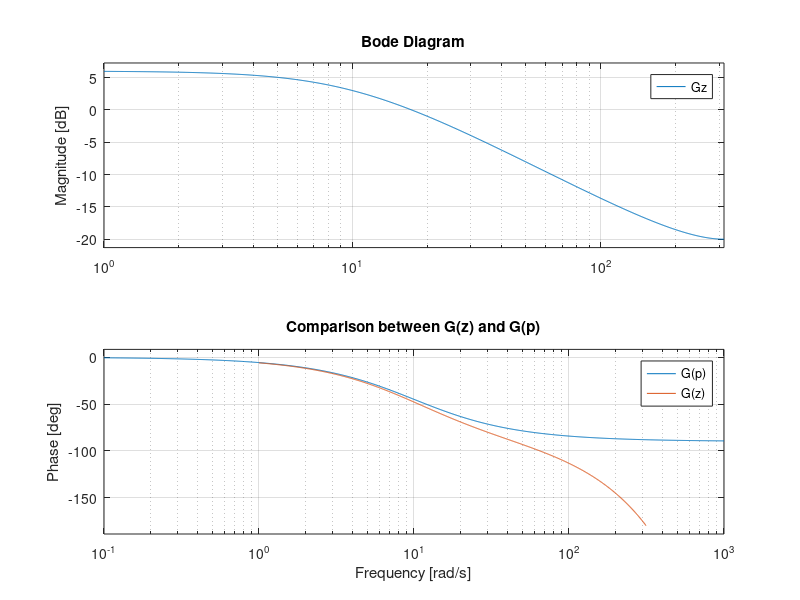

The MATLAB source for this figure: (Note: this script raises an error after producing the figure.)
%from Bureau d'étude 1 Fichier
clear all
close all
clc
Te=0.01
p=tf('s');
z=tf([1 0],[1],Te);
%% Question 1
G=2/(1+0.1*p);
Gz=c2d(G,Te)
figure;
bode(G)
hold all;
bode(Gz)
title('Comparison between G(z) and G(p)')
legend('G(p)','G(z)')
%% Question 2 et 3
w=logspace(-4,4,100);
B=(1-exp(-j*Te*w))./(j*w);
magB=abs(B);
magB_db=20*log10(magB);
phaseB=phase(B)*180/pi;
figure;
subplot(211)
semilogx(w,magB_db);
title('Plot of B(jw)')
subplot(212)
semilogx(w,phaseB)
hold all
semilogx(w,(-180*Te*w)/(pi))%semilogx(w,(-180*Te*w)/(2*pi))
%% Question 4
figure
w=logspace(-4,4,100);
[mag,phase]=bode(G,w)
[magZ,phaseZ]=bode(Gz,w)
hold all
mag_db(1:length(mag))=20*log10(mag(1,1,1:length(mag)));
phase_degree(1:length(phase))=phase(1,1,1:length(phase));
mag_dbz(1:length(magZ))=20*log10(magZ(1,1,1:length(magZ)));
phase_degrez(1:length(phaseZ))=phaseZ(1,1,1:length(phaseZ));
plot(phase_degree-(180*w*Te)/(2*pi),mag_db)
hold all
plot(phase_degrez,mag_dbz)
ngrid
title('Comparison between B(jw)*G(jw) and G(z)')
legend('B(jw)*G(jw)','G(z)')
figure;
subplot(211)
semilogx(w,mag_db)
hold all
semilogx(w,mag_dbz)
title('Comparison between B(jw)*G(jw) and G(z)')
legend('B(jw)*G(jw)','G(z)')
subplot(212)
semilogx(w,phase_degree-180*w*Te/(2*pi))
hold all
semilogx(w,phase_degrez)
grid on
%% Calcul de la transformee du systeme avec bloqueur d'ordre ze
a=1/0.1;
num=2*(1-exp(-a*Te))
zden=exp(-a*Te)
Gz_calc=num/(z-zden)
figure;
nichols(w,G)
hold all;
nichols(w,Gz_calc)
Hz=c2d(G,Te)
% Fz=((z-1)/z)*Hz
hold all
nichols(w,Hz)
ngrid
legend('continu','discret','c2d')
xlim([-360 0])
